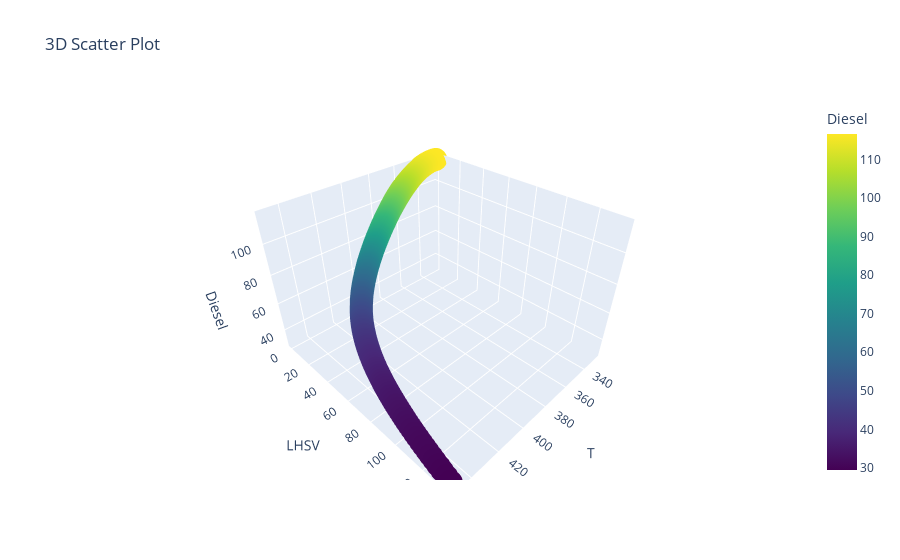

Notebook code for this chart:
### Code cell
import pandas as pd
import numpy as np
import plotly.graph_objects as go



# Create a 3D scatter plot
fig = go.Figure(data=[go.Scatter3d(
    x=df['T']-273.15,
    y=df['LHSV'],
    z=df['Diesel'],
    mode='markers',
    marker=dict(
        size=8,
        color=df['Diesel'],  # Color by 'Diesel'
        colorscale='Viridis',
        colorbar=dict(title='Diesel')
    )
)])

# Update layout for better view
fig.update_layout(
    scene=dict(
        xaxis_title='T',
        yaxis_title='LHSV',
        zaxis_title='Diesel'
    ),
    title='3D Scatter Plot'
)

fig.show()

### Figure 1 — Plotly figure (JSON) as saved in the notebook; plotly's stock layout.template omitted (floating-point values rounded to 4 significant figures; data arrays with more than 128 entries replaced by an {"elided": "..."} marker saying what was removed)
{"data": [{"marker": {"color": {"elided": "6093 float values"}, "colorbar": {"title": {"text": "Diesel"}}, "colorscale": [[0, "#440154"], [0.1111, "#482878"], [0.2222, "#3e4989"], [0.3333, "#31688e"], [0.4444, "#26828e"], [0.5556, "#1f9e89"], [0.6667, "#35b779"], [0.7778, "#6ece58"], [0.8889, "#b5de2b"], [1, "#fde725"]], "size": 8}, "mode": "markers", "type": "scatter3d", "x": {"elided": "6093 float values"}, "y": {"elided": "6093 float values"}, "z": {"elided": "6093 float values"}}], "layout": {"scene": {"xaxis": {"title": {"text": "T"}}, "yaxis": {"title": {"text": "LHSV"}}, "zaxis": {"title": {"text": "Diesel"}}}, "title": {"text": "3D Scatter Plot"}}}
